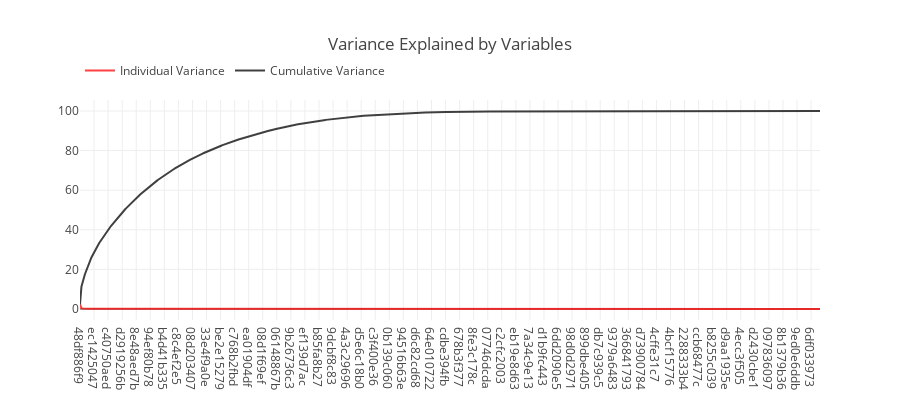

The cell this chart's notebook holds for it:
### Markdown cell above
### Draw variance plot

### Code cell
#plot for variance
import matplotlib.pyplot as plt
import plotly.graph_objs as go
from plotly.offline import init_notebook_mode, iplot
from sklearn.preprocessing import StandardScaler
init_notebook_mode(connected=True)
# Calculating Eigenvectors and eigenvalues
standardized_train = StandardScaler().fit_transform(train.values)
mean_vec = np.mean(standardized_train, axis=0)
cov_matrix = np.cov(standardized_train.T)
eig_vals, eig_vecs = np.linalg.eig(cov_matrix)
eig_pairs = [ (np.abs(eig_vals[i]),eig_vecs[:,i]) for i in range(len(eig_vals))]
eig_pairs.sort(key = lambda x: x[0], reverse= True)
tot = sum(eig_vals)
# Individual explained variance
var_exp = [(i/tot)*100 for i in sorted(eig_vals, reverse=True)] 
var_exp_real = [v.real for v in var_exp]
# Cumulative explained variance
cum_var_exp = np.cumsum(var_exp) 
cum_exp_real = [v.real for v in cum_var_exp]
trace1 = go.Scatter(x=train.columns, y=var_exp_real, name="Individual Variance", opacity=0.75, marker=dict(color="red"))
trace2 = go.Scatter(x=train.columns, y=cum_exp_real, name="Cumulative Variance", opacity=0.75, marker=dict(color="black"))
layout = dict(height=400, title='Variance Explained by Variables', legend=dict(orientation="h", x=0, y=1.2));
fig = go.Figure(data=[trace1, trace2], layout=layout);
iplot(fig);

### Figure 1 — Plotly figure (JSON) as saved in the notebook; plotly's stock layout.template omitted (floating-point values rounded to 4 significant figures; data arrays with more than 128 entries replaced by an {"elided": "..."} marker saying what was removed)
{"data": [{"marker": {"color": "red"}, "name": "Individual Variance", "opacity": 0.75, "type": "scatter", "uid": "d505c565-c377-468f-9c2d-d40a5e8385a9", "x": {"elided": "4738 str values"}, "y": {"elided": "4738 float values"}}, {"marker": {"color": "black"}, "name": "Cumulative Variance", "opacity": 0.75, "type": "scatter", "uid": "140f1633-94ce-4f3f-ab7a-33bd5b90b4c2", "x": {"elided": "4738 str values"}, "y": {"elided": "4738 float values"}}], "layout": {"height": 400, "legend": {"orientation": "h", "x": 0, "y": 1.2}, "title": {"text": "Variance Explained by Variables"}}}
